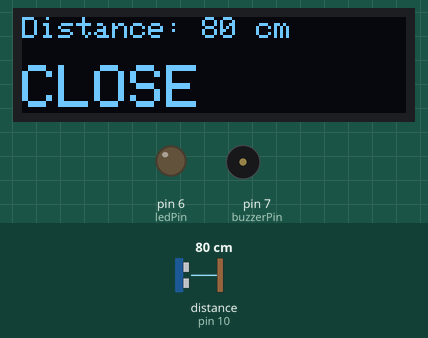
Recording of a sketch running on a simulated Arduino Uno, built with avr-gcc and run on an emulated ATmega328P. Parts: 128×32 one-colour display, output pins drawn as LEDs (lit = HIGH), buzzer (waves = sounding). Wiring (inferred from the names in the program): ultrasonic range finder: trigger pin 9; echo pin 10. Inputs (shaded band) come from the test bench; at power-on: distance to the obstacle (sensor on pin 10) 80 cm. The echo pulse lasts 58.3 µs per cm; pins used as bus, display or sensor lines are not drawn.

Above: at 3.2 s.
3.3 s: distance to the obstacle (sensor on pin 10) set to 56 cm
At 4.4 s:
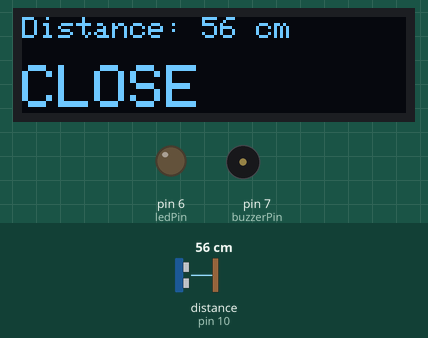
4.8 s: distance to the obstacle (sensor on pin 10) set to 47 cm
At 5.75 s:
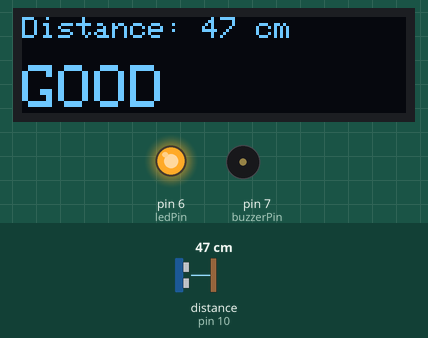
6.9 s: distance to the obstacle (sensor on pin 10) set to 22 cm
At 8.02 s:
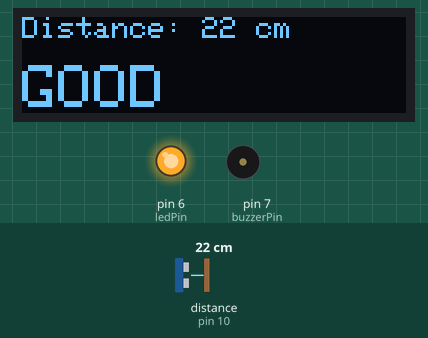
9.7 s: distance to the obstacle (sensor on pin 10) set to 19 cm
At 10.48 s:
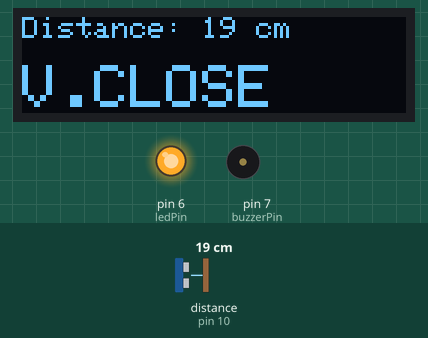
12.0 s: distance to the obstacle (sensor on pin 10) set to 12 cm
At 12.7 s:
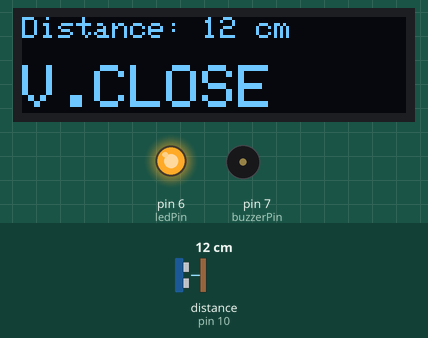
14.3 s: distance to the obstacle (sensor on pin 10) set to 9 cm
At 15.5 s:
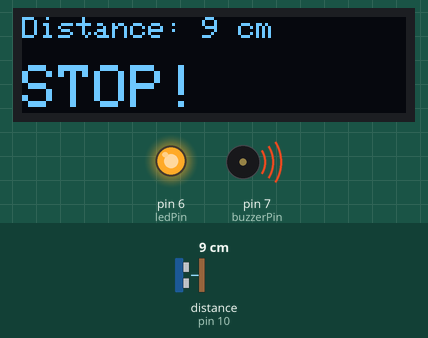
Timing chart, 0 to 16.9 s (numbered marks = the images above; inputs shaded):
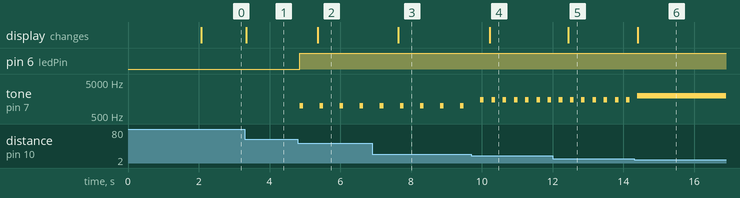

Measured:
- the behaviour switches between 51 and 50 cm on distance to the obstacle (sensor on pin 10) (found by bisection; images 1 and 2)
- the behaviour switches between 21 and 20 cm on distance to the obstacle (sensor on pin 10) (found by bisection; images 3 and 4)
- the behaviour switches between 11 and 10 cm on distance to the obstacle (sensor on pin 10) (found by bisection; images 5 and 6)
- after the input at 3.3 s, the display: changes at once (image 1)
- after the input at 4.8 s, pin 6 (ledPin): LOW → HIGH after 0.05 s; tone on pin 7 (buzzerPin): alternates 1000 Hz for 0.10 s and silent for 0.47 s, starting after 0.05 s; the display: changes after 0.56 s (image 2)
- after the input at 6.9 s, the display: changes after 0.73 s (image 3)
- after the input at 9.7 s, tone on pin 7 (buzzerPin): alternates 1500 Hz for 0.10 s and silent for 0.22 s, starting after 0.26 s; the display: changes after 0.52 s (image 4)
- after the input at 12.0 s, the display: changes after 0.44 s (image 5)
- after the input at 14.3 s, the display: changes after 0.11 s (image 6)

The sketch:

parking_sensor.ino
```cpp
#include <Wire.h>
#include <Adafruit_GFX.h>
#include <Adafruit_SSD1306.h>

#define SCREEN_WIDTH 128
#define SCREEN_HEIGHT 32
#define OLED_RESET -1

Adafruit_SSD1306 display(SCREEN_WIDTH, SCREEN_HEIGHT, &Wire, OLED_RESET);

// Pins
const int trigPin = 9;
const int echoPin = 10;
const int ledPin = 6;
const int buzzerPin = 7;

void setup() {
  pinMode(trigPin, OUTPUT);
  pinMode(echoPin, INPUT);

  pinMode(ledPin, OUTPUT);
  pinMode(buzzerPin, OUTPUT);

  digitalWrite(ledPin, LOW);
  noTone(buzzerPin);

  if (!display.begin(SSD1306_SWITCHCAPVCC, 0x3C)) {
    while (1);
  }

  display.clearDisplay();
  display.setTextColor(SSD1306_WHITE);

  display.setTextSize(2);
  display.setCursor(15, 8);
  display.println("READY");
  display.display();

  delay(2000);
}

void loop() {

  // Measure distance
  digitalWrite(trigPin, LOW);
  delayMicroseconds(2);

  digitalWrite(trigPin, HIGH);
  delayMicroseconds(10);

  digitalWrite(trigPin, LOW);

  long duration = pulseIn(echoPin, HIGH, 30000);

  float distance;

  if (duration == 0) {
    distance = 999;
  } else {
    distance = duration * 0.0343 / 2;
  }

  display.clearDisplay();

  display.setTextSize(1);
  display.setCursor(0, 0);
  display.print("Distance: ");
  display.print(distance, 0);
  display.println(" cm");

  display.setTextSize(2);
  display.setCursor(0, 16);

  digitalWrite(ledPin, LOW);
  noTone(buzzerPin);

  if (distance > 100) {
    display.print("FAR");
  }

  else if (distance > 50) {
    display.print("CLOSE");
  }

  else if (distance > 20) {
    display.print("GOOD");
    digitalWrite(ledPin, HIGH);

    tone(buzzerPin, 1000);
    delay(100);
    noTone(buzzerPin);
    delay(400);
  }

  else if (distance > 10) {
    display.print("V.CLOSE");
    digitalWrite(ledPin, HIGH);

    tone(buzzerPin, 1500);
    delay(100);
    noTone(buzzerPin);
    delay(150);
  }

  else {
    display.print("STOP!");
    digitalWrite(ledPin, HIGH);
    tone(buzzerPin, 2000);
  }

  display.display();

  delay(50);
}
```
